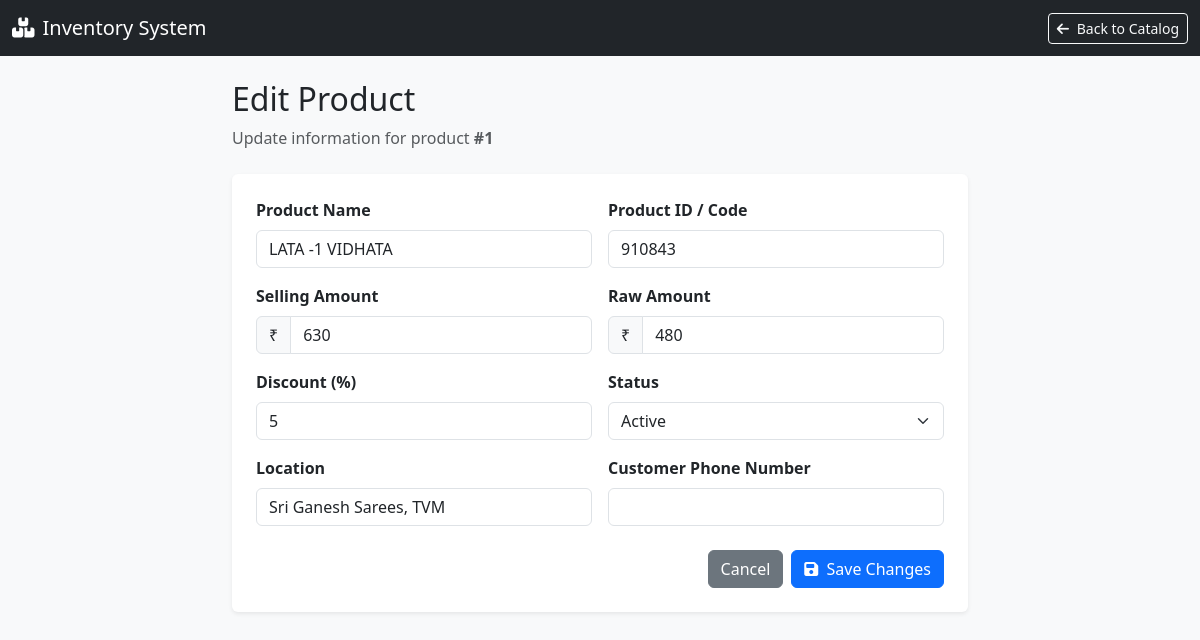
The app's page /edit_product/1 (signed in), older data.
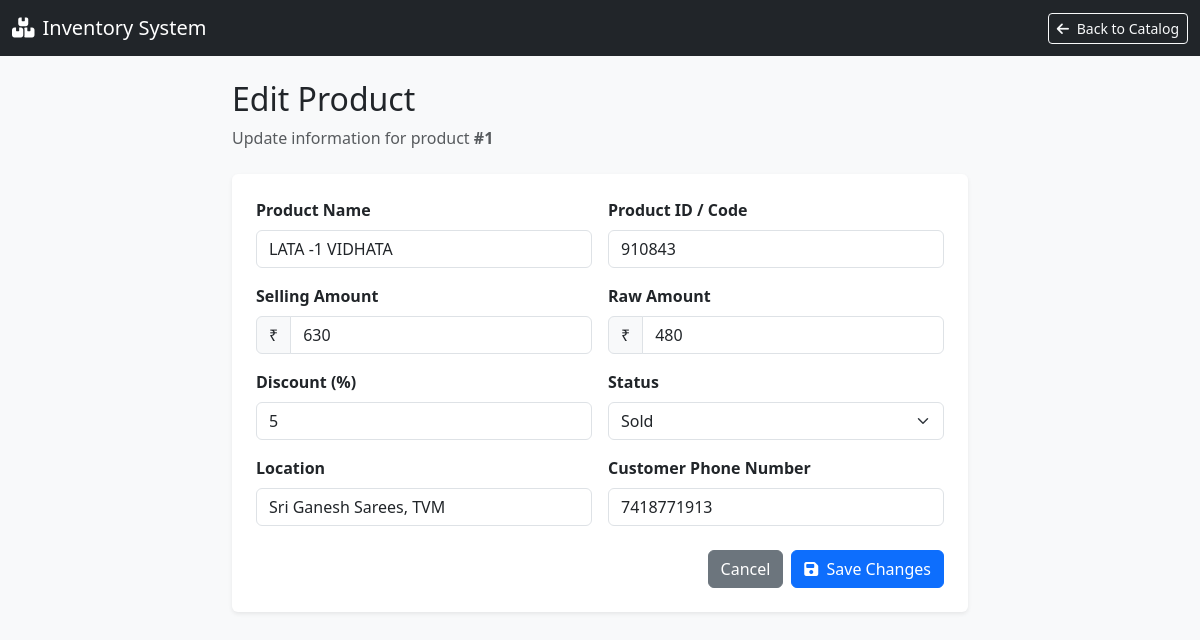
The same page, newer data.
### models.py (models this page shows, shortened)
class Product(db.Model) :
    id = db.Column(db.Integer,primary_key=True)
    billing_id = db.Column(db.Integer, db.ForeignKey('billing.id'), nullable=True)
    product_name = db.Column(db.String(100))
    product_id = db.Column(db.String(100), nullable=True)
    product_selling_amount = db.Column(db.Integer)
    product_raw_amount = db.Column(db.Integer,nullable=True)
    backup_product_selling_amount = db.Column(db.Integer, nullable=True,default=None)  # New field to store the original selling amount for discount restoration
    backup_product_raw_amount = db.Column(db.Integer, default=None,nullable=True)  # New field to store the original raw amount for discount restoration
    discount = db.Column(db.Integer,nullable=True)
    product_location = db.Column(db.String(100),nullable=True,default=None)
    product_entry_date = db.Column(db.String(100),nullable=True)
    product_exit_date = db.Column(db.DateTime, default=None,nullable=True)
    customer_phone_number = db.Column(db.String(10), db.ForeignKey('customer.customer_phone_number'), default=None, nullable=True)
    status = db.Column(db.String(20), default='active')  # active, sold, expired, etc.

### app.py (the view, shortened to what this page needs)
@app.route('/edit_product/<int:id>', methods=['GET', 'POST'])
@login_required
def edit_product(id):
    product = Product.query.get_or_404(id)
    return render_template('edit_product.html', product=product)

### app.py (called while the page is built)
@login_manager.user_loader
def load_user(user_id):
    uid = int(user_id)
    shop_dealer = db.session.get(ShopDealer,uid)
    if shop_dealer:
        return shop_dealer
    return None

### templates/edit_product.html (shortened to what this page needs)
<!DOCTYPE html>
<html lang="en">
<head>
    <link href="https://cdn.jsdelivr.net/npm/bootstrap@5.3.0/dist/css/bootstrap.min.css" rel="stylesheet">
    <link href="https://cdnjs.cloudflare.com/ajax/libs/font-awesome/6.4.0/css/all.min.css" rel="stylesheet">
</head>
<body>
    <nav class="navbar navbar-expand-lg navbar-dark bg-dark mb-4">
        <div class="container-fluid">
            <a class="navbar-brand" href="/product_page"><i class="fas fa-boxes-stacked me-2"></i>Inventory System</a>
            <div class="d-flex">
                <a href="/product_page" class="btn btn-outline-light btn-sm"><i class="fas fa-arrow-left me-1"></i> Back to Catalog</a>
            </div>
        </div>
    </nav>
    <div class="container my-4">
        <div class="row justify-content-center">
            <div class="col-lg-8 col-md-10">
                <div class="d-flex justify-content-between align-items-center mb-4">
                    <div>
                        <h2>Edit Product</h2>
                        <p class="text-muted mb-0">Update information for product <strong>#{{ product.id }}</strong></p>
                    </div>
                </div>
                <div class="card p-4">
                    <form method="POST">
                        <div class="row g-3">
                            <div class="col-md-6">
                                <label for="product_name" class="form-label fw-bold">Product Name</label>
                                <input type="text" class="form-control" id="product_name" name="product_name" value="{{ product.product_name }}" required>
                            </div>
                            <div class="col-md-6">
                                <label for="product_id" class="form-label fw-bold">Product ID / Code</label>
                                <input type="text" class="form-control" id="product_id" name="product_id" value="{{ product.product_id or '' }}">
                            </div>
                            <div class="col-md-6">
                                <label for="product_selling_amount" class="form-label fw-bold">Selling Amount</label>
                                <div class="input-group">
                                    <span class="input-group-text">₹</span>
                                    <input type="number" class="form-control" id="product_selling_amount" name="product_selling_amount" value="{{ product.product_selling_amount }}" required>
                                </div>
                            </div>
                            <div class="col-md-6">
                                <label for="product_raw_amount" class="form-label fw-bold">Raw Amount</label>
                                <div class="input-group">
                                    <span class="input-group-text">₹</span>
                                    <input type="number" class="form-control" id="product_raw_amount" name="product_raw_amount" value="{{ product.product_raw_amount or '' }}">
                                </div>
                            </div>
                            <div class="col-md-6">
                                <label for="discount" class="form-label fw-bold">Discount (%)</label>
                                <input type="number" class="form-control" id="discount" name="discount" value="{{ product.discount or '' }}" placeholder="e.g., 10">
                            </div>
                            <div class="col-md-6">
                                <label for="status" class="form-label fw-bold">Status</label>
                                <select class="form-select" id="status" name="status">
                                    <option value="active" {% if product.status == 'active' %}selected{% endif %}>Active</option>
                                    <option value="sold" {% if product.status == 'sold' %}selected{% endif %}>Sold</option>
                                </select>
                            </div>
                            <div class="col-md-6">
                                <label for="product_location" class="form-label fw-bold">Location</label>
                                <input type="text" class="form-control" id="product_location" name="product_location" value="{{ product.product_location or '' }}">
                            </div>
                            <div class="col-md-6">
                                <label for="customer_phone_number" class="form-label fw-bold">Customer Phone Number</label>
                                <input type="text" class="form-control" id="customer_phone_number" name="customer_phone_number" value="{{ product.customer_phone_number or '' }}" maxlength="10">
                            </div>
                            <div class="col-12 mt-4 d-flex justify-content-end gap-2">
                                <a href="/product_page" class="btn btn-secondary">Cancel</a>
                                <button type="submit" class="btn btn-primary"><i class="fas fa-save me-1"></i> Save Changes</button>
                            </div>
                        </div>
                    </form>
                </div>
            </div>
        </div>
    </div>
</body>
</html>

### templates/edit_product.html (style rules this page uses)
body { background-color: #f8f9fa; }
.card { border: none; box-shadow: 0 0.125rem 0.25rem rgba(0, 0, 0, 0.075); }

Row changes from the older to the newer data that the page shows:
changed Product "LATA -1 VIDHATA": status "Active" → "Sold"; customer_phone_number (not shown) → "7418771913"
